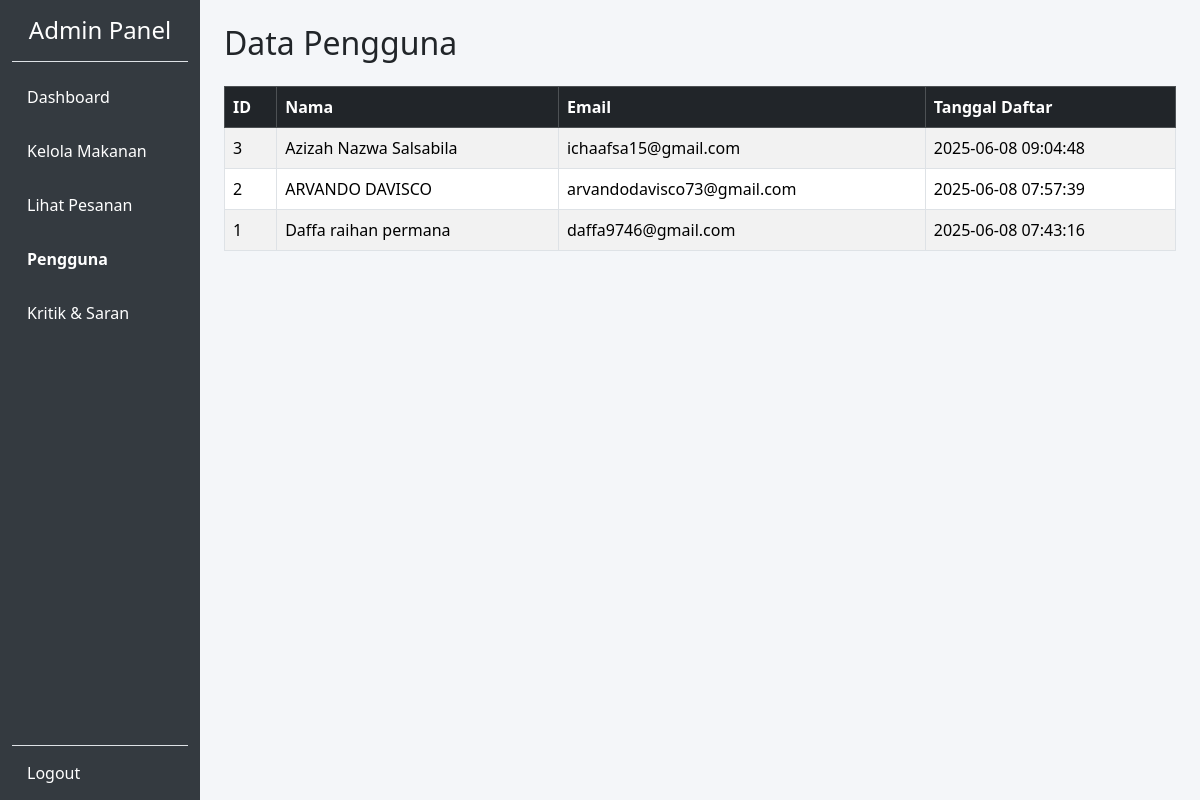
The page /pengguna.php on the database its author committed.
### tables this page shows
CREATE TABLE `users` (
  `id` int(11) NOT NULL,
  `nama` varchar(100) NOT NULL,
  `email` varchar(100) NOT NULL,
  `password` varchar(255) NOT NULL,
  `created_at` timestamp NOT NULL DEFAULT current_timestamp()
);

### pengguna.php (the view, shortened to what this page needs)
<?php
include 'koneksi.php';
$users = $conn->query("SELECT * FROM users ORDER BY created_at DESC");
?>
<!DOCTYPE html>
<html lang="id">
<head>
  <link href="https://cdn.jsdelivr.net/npm/bootstrap@5.3.3/dist/css/bootstrap.min.css" rel="stylesheet">
</head>
<body>
<div class="container-fluid">
  <div class="row">
    <div class="col-md-2 sidebar d-flex flex-column">
      <h4 class="text-center py-3 border-bottom">Admin Panel</h4>
      <a href="dataadmin.php">Dashboard</a>
      <a href="kelola_makanan.php">Kelola Makanan</a>
      <a href="lihat_pesanan.php">Lihat Pesanan</a>
      <a href="pengguna.php" class="active">Pengguna</a>
      <a href="isi_kritiksaran.php">Kritik & Saran</a>
      <a href="logout.php" class="mt-auto border-top">Logout</a>
    </div>
    <div class="col-md-10 p-4">
      <h2 class="mb-4">Data Pengguna</h2>
      <table class="table table-bordered table-striped mt-4">
        <thead class="table-dark">
          <tr>
            <th>ID</th>
            <th>Nama</th>
            <th>Email</th>
            <th>Tanggal Daftar</th>
          </tr>
        </thead>
        <tbody>
          <?php while ($user = $users->fetch_assoc()): ?>
            <tr>
              <td><?= $user['id'] ?></td>
              <td><?= htmlspecialchars($user['nama']) ?></td>
              <td><?= htmlspecialchars($user['email']) ?></td>
              <td><?= $user['created_at'] ?></td>
            </tr>
          <?php endwhile; ?>
        </tbody>
      </table>
    </div>
  </div>
</div>
</body>
</html>

### pengguna.php (style rules this page uses)
body { background: #f4f6f9; }
.sidebar { height: 100vh; background: #343a40; color: white; }
.sidebar h4 { color: white; }
.sidebar a { color: white; display: block; padding: 15px; text-decoration: none; }
.sidebar a.active { font-weight: bold; }

### rows shown on the page
users: id "3", nama "Azizah Nazwa Salsabila", email "ichaafsa15@gmail.com", created_at "2025-06-08 09:04:48"
users: id "2", nama "ARVANDO DAVISCO", email "arvandodavisco73@gmail.com", created_at "2025-06-08 07:57:39"
users: id "1", nama "Daffa raihan permana", email "daffa9746@gmail.com", created_at "2025-06-08 07:43:16"
